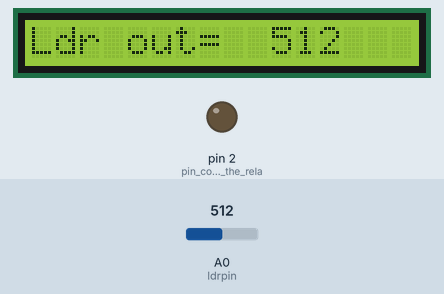
Simulated run of this sketch. Board: Arduino Uno, built with avr-gcc and run on an emulated ATmega328P. On the bench: 16×1 character LCD, output pins drawn as LEDs (lit = HIGH). Inputs (shaded band) come from the test bench; at power-on: A0 (ldrpin) = 512.

Above: at 1.2 s.
1.3 s: A0 (ldrpin) set to 311
At 2.0 s:
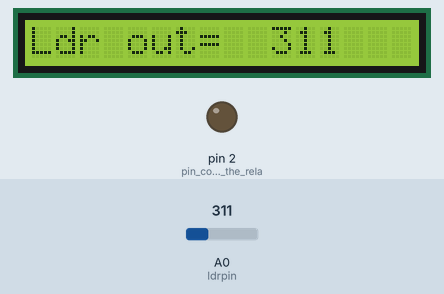
2.8 s: A0 (ldrpin) set to 283
At 3.6 s:
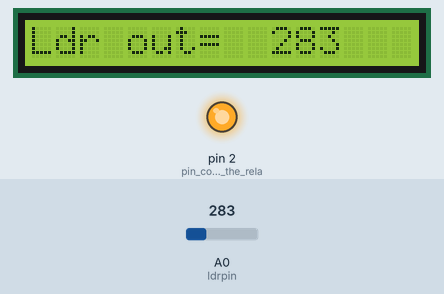
4.3 s: A0 (ldrpin) set to 306
At 5.1 s:
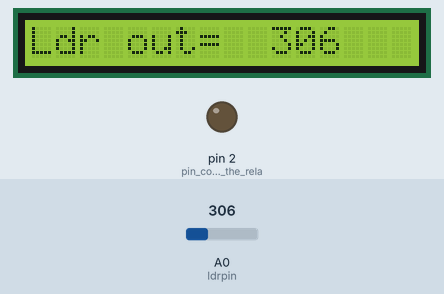
Timing chart, 0 to 7.3 s (numbered marks = the images above; inputs shaded):
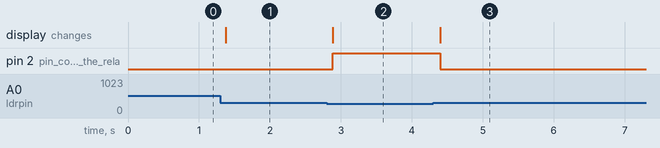

Measured:
- the behaviour switches between 301 and 300 on A0 (ldrpin) (found by bisection; images 1 and 2)
- after the input at 1.3 s, the display: changes after 0.07 s (image 1)
- after the input at 2.8 s, pin 2 (pin_connected_to_the_rela): LOW → HIGH after 0.09 s; the display: changes after 0.09 s (image 2)
- after the input at 4.3 s, pin 2 (pin_connected_to_the_rela): HIGH → LOW after 0.10 s; the display: changes after 0.10 s (image 3)

The sketch:

ldr.ino
```cpp
#include <LiquidCrystal.h>
LiquidCrystal lcd(7, 6, 5, 4, 3, 1);//(rs,e,d4,d5,d6,d7)

int ldrpin= A0;   // select the input pin for ldr
int ldrvalue = 0;  // variable to store the value coming from the sensor

void setup() {
 // Serial.begin(9600); //sets serial port for communication

lcd.begin(16, 1);
// Print a message to the LCD.
lcd.print("Ldr out= ");

pinMode(2, OUTPUT); //pin connected to the relay
}

void loop()
{
  // read the value from the sensor:
  ldrvalue = analogRead(ldrpin);

  lcd.setCursor(10,0);
  lcd.print(ldrvalue);

  if(ldrvalue > 300) //setting a threshold value
  digitalWrite(2,LOW); //turn relay off

  else

  digitalWrite(2,HIGH); //turn relay On

  delay(100);
}
```
